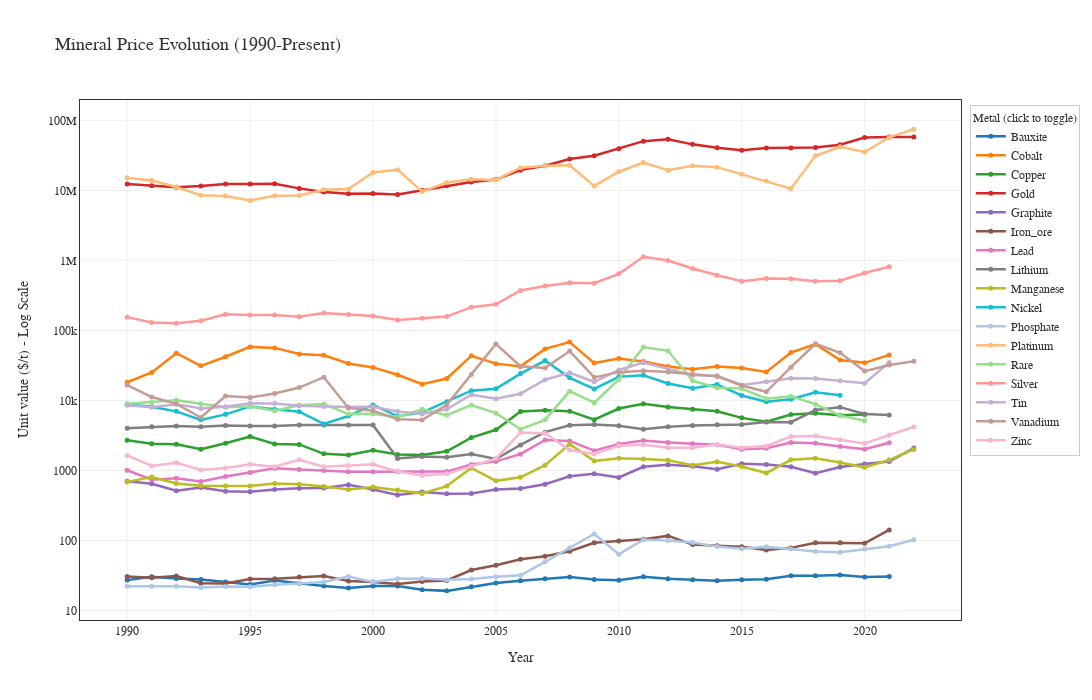

Source (notebook cell):
### Code cell
import plotly.graph_objects as go

fig = go.Figure()

# Define a professional color palette
colors = ['#1f77b4', '#ff7f0e', '#2ca02c', '#d62728', '#9467bd', 
          '#8c564b', '#e377c2', '#7f7f7f', '#bcbd22', '#17becf',
          '#aec7e8', '#ffbb78', '#98df8a', '#ff9896', '#c5b0d5',
          '#c49c94', '#f7b6d2']

for idx, metal in enumerate(wide_df.index):
    fig.add_trace(go.Scatter(
        x=wide_df.columns,
        y=wide_df.loc[metal],
        mode='lines+markers',
        name=metal.capitalize(),
        line=dict(width=2.5, color=colors[idx % len(colors)]),
        marker=dict(size=5),
        hovertemplate='<b>%{fullData.name}</b><br>Year: %{x}<br>Price: $%{y:,.0f}/t<extra></extra>'
    ))

fig.update_layout(
    title=dict(
        text='Mineral Price Evolution (1990-Present)',
        font=dict(size=18, color='#333333', family='Arial')
    ),
    xaxis_title='Year',
    yaxis_title='Unit value ($/t) - Log Scale',
    yaxis_type='log',
    hovermode='closest',
    width=1200,
    height=700,
    plot_bgcolor='white',
    paper_bgcolor='white',
    font=dict(family='Arial', size=12, color='#333333'),
    legend=dict(
        title=dict(text='Metal (click to toggle)', font=dict(size=12)),
        x=1.01, 
        y=0.99,
        bgcolor='rgba(255,255,255,0.8)',
        bordercolor='#cccccc',
        borderwidth=1
    )
)

# Clean grid
fig.update_xaxes(
    showgrid=True, 
    gridcolor='#e0e0e0',
    gridwidth=0.5,
    showline=True,
    linewidth=1,
    linecolor='#333333',
    mirror=True
)

fig.update_yaxes(
    showgrid=True, 
    gridcolor='#e0e0e0',
    gridwidth=0.5,
    showline=True,
    linewidth=1,
    linecolor='#333333',
    mirror=True
)

fig.show()
